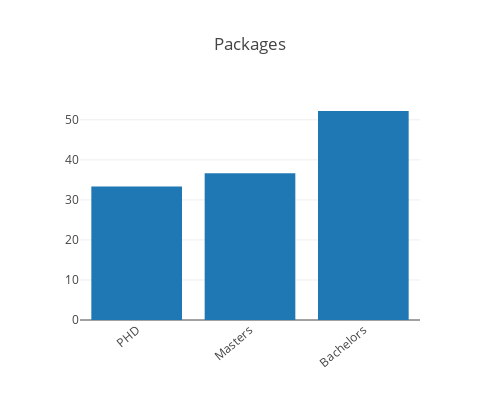

This figure's notebook cell:
### Code cell
graph_data = []

#py.offline.iplot(Figure(data=graph_data, layout=bar_layout), filename='Skillsets1')
graph_data = [go.Bar(
            x=df_degree['degree'],
            y=df_degree['percent']
    )]

py.offline.iplot(Figure(data=graph_data, layout=bar_layout), filename='degree-barplot')

### Figure 1 — Plotly figure (JSON) as saved in the notebook; plotly's stock layout.template omitted (floating-point values rounded to 4 significant figures)
{"data": [{"type": "bar", "uid": "1bad1c88-b908-11e8-946e-4c3488ea762f", "x": ["PHD", "Masters", "Bachelors"], "y": [33.35, 36.67, 52.21]}], "layout": {"barmode": "group", "height": 400, "paper_bgcolor": "rgba(0,0,0,0)", "plot_bgcolor": "rgba(0,0,0,0)", "title": "Packages", "width": 500, "xaxis": {"tickangle": -40}}}
